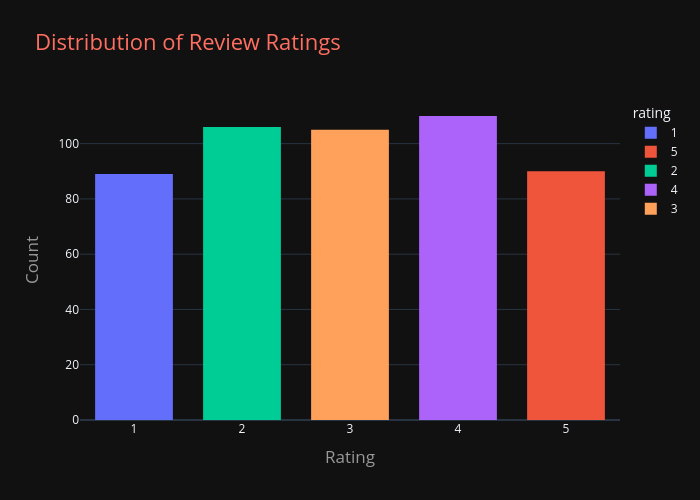

Notebook code cell kept with this figure:
### Markdown cell above
**Things to check**

1. 📊 What is the distribution of review ratings?
2. 👍👎 How many reviews were marked as helpful (above a certain threshold)?
3. 🧭 What are the most common keywords in positive vs. negative reviews?
4. 📆 How has the average rating changed over time?
5. 🌍 How do ratings vary by user location?
6. 🧑💻 Which platform (Web vs Mobile) gets better reviews?
7. ✅❌ 7. Are verified users more satisfied than non-verified ones?
8. 🔠 8. What’s the average length of reviews per rating category?
9. 💬 9. What are the most mentioned words in 1-star reviews?
10. 📱🧪 10. What ChatGPT version received the highest average rating?

### Code cell
#1 What is the distribution of review ratings?
# Bar plot

fig1 = px.histogram(df, x='rating', title='Distribution of Review Ratings', color='rating')

fig1.update_layout(
    width = 700,
    height = 500,
    xaxis_title='Rating',
    yaxis_title='Count',
    bargap=0.2,
    bargroupgap=0.1
)
fig1.update_layout(
    title_font=dict(color='#FF6F61', size=22),  # Title color
    xaxis_title=dict(font = dict(color='#999999', size=17)),
    yaxis_title=dict(font = dict(color='#999999', size=17)),
    template="plotly_dark")
fig1.show()

### Figure 1 — Plotly figure (JSON) as saved in the notebook; plotly's stock layout.template omitted (floating-point values rounded to 4 significant figures)
{"data": [{"bingroup": "x", "hovertemplate": "rating=%{x}<br>count=%{y}<extra></extra>", "legendgroup": "1", "marker": {"color": "#636efa", "pattern": {"shape": ""}}, "name": "1", "orientation": "v", "showlegend": true, "type": "histogram", "x": [1, 1, 1, 1, 1, 1, 1, 1, 1, 1, 1, 1, 1, 1, 1, 1, 1, 1, 1, 1, 1, 1, 1, 1, 1, 1, 1, 1, 1, 1, 1, 1, 1, 1, 1, 1, 1, 1, 1, 1, 1, 1, 1, 1, 1, 1, 1, 1, 1, 1, 1, 1, 1, 1, 1, 1, 1, 1, 1, 1, 1, 1, 1, 1, 1, 1, 1, 1, 1, 1, 1, 1, 1, 1, 1, 1, 1, 1, 1, 1, 1, 1, 1, 1, 1, 1, 1, 1, 1], "xaxis": "x", "yaxis": "y"}, {"bingroup": "x", "hovertemplate": "rating=%{x}<br>count=%{y}<extra></extra>", "legendgroup": "5", "marker": {"color": "#EF553B", "pattern": {"shape": ""}}, "name": "5", "orientation": "v", "showlegend": true, "type": "histogram", "x": [5, 5, 5, 5, 5, 5, 5, 5, 5, 5, 5, 5, 5, 5, 5, 5, 5, 5, 5, 5, 5, 5, 5, 5, 5, 5, 5, 5, 5, 5, 5, 5, 5, 5, 5, 5, 5, 5, 5, 5, 5, 5, 5, 5, 5, 5, 5, 5, 5, 5, 5, 5, 5, 5, 5, 5, 5, 5, 5, 5, 5, 5, 5, 5, 5, 5, 5, 5, 5, 5, 5, 5, 5, 5, 5, 5, 5, 5, 5, 5, 5, 5, 5, 5, 5, 5, 5, 5, 5, 5], "xaxis": "x", "yaxis": "y"}, {"bingroup": "x", "hovertemplate": "rating=%{x}<br>count=%{y}<extra></extra>", "legendgroup": "2", "marker": {"color": "#00cc96", "pattern": {"shape": ""}}, "name": "2", "orientation": "v", "showlegend": true, "type": "histogram", "x": [2, 2, 2, 2, 2, 2, 2, 2, 2, 2, 2, 2, 2, 2, 2, 2, 2, 2, 2, 2, 2, 2, 2, 2, 2, 2, 2, 2, 2, 2, 2, 2, 2, 2, 2, 2, 2, 2, 2, 2, 2, 2, 2, 2, 2, 2, 2, 2, 2, 2, 2, 2, 2, 2, 2, 2, 2, 2, 2, 2, 2, 2, 2, 2, 2, 2, 2, 2, 2, 2, 2, 2, 2, 2, 2, 2, 2, 2, 2, 2, 2, 2, 2, 2, 2, 2, 2, 2, 2, 2, 2, 2, 2, 2, 2, 2, 2, 2, 2, 2, 2, 2, 2, 2, 2, 2], "xaxis": "x", "yaxis": "y"}, {"bingroup": "x", "hovertemplate": "rating=%{x}<br>count=%{y}<extra></extra>", "legendgroup": "4", "marker": {"color": "#ab63fa", "pattern": {"shape": ""}}, "name": "4", "orientation": "v", "showlegend": true, "type": "histogram", "x": [4, 4, 4, 4, 4, 4, 4, 4, 4, 4, 4, 4, 4, 4, 4, 4, 4, 4, 4, 4, 4, 4, 4, 4, 4, 4, 4, 4, 4, 4, 4, 4, 4, 4, 4, 4, 4, 4, 4, 4, 4, 4, 4, 4, 4, 4, 4, 4, 4, 4, 4, 4, 4, 4, 4, 4, 4, 4, 4, 4, 4, 4, 4, 4, 4, 4, 4, 4, 4, 4, 4, 4, 4, 4, 4, 4, 4, 4, 4, 4, 4, 4, 4, 4, 4, 4, 4, 4, 4, 4, 4, 4, 4, 4, 4, 4, 4, 4, 4, 4, 4, 4, 4, 4, 4, 4, 4, 4, 4, 4], "xaxis": "x", "yaxis": "y"}, {"bingroup": "x", "hovertemplate": "rating=%{x}<br>count=%{y}<extra></extra>", "legendgroup": "3", "marker": {"color": "#FFA15A", "pattern": {"shape": ""}}, "name": "3", "orientation": "v", "showlegend": true, "type": "histogram", "x": [3, 3, 3, 3, 3, 3, 3, 3, 3, 3, 3, 3, 3, 3, 3, 3, 3, 3, 3, 3, 3, 3, 3, 3, 3, 3, 3, 3, 3, 3, 3, 3, 3, 3, 3, 3, 3, 3, 3, 3, 3, 3, 3, 3, 3, 3, 3, 3, 3, 3, 3, 3, 3, 3, 3, 3, 3, 3, 3, 3, 3, 3, 3, 3, 3, 3, 3, 3, 3, 3, 3, 3, 3, 3, 3, 3, 3, 3, 3, 3, 3, 3, 3, 3, 3, 3, 3, 3, 3, 3, 3, 3, 3, 3, 3, 3, 3, 3, 3, 3, 3, 3, 3, 3, 3], "xaxis": "x", "yaxis": "y"}], "layout": {"bargap": 0.2, "bargroupgap": 0.1, "barmode": "relative", "height": 500, "legend": {"title": {"text": "rating"}, "tracegroupgap": 0}, "title": {"font": {"color": "#FF6F61", "size": 22}, "text": "Distribution of Review Ratings"}, "width": 700, "xaxis": {"anchor": "y", "categoryarray": [1, 5, 2, 4, 3], "categoryorder": "array", "domain": [0, 1], "title": {"font": {"color": "#999999", "size": 17}, "text": "Rating"}}, "yaxis": {"anchor": "x", "domain": [0, 1], "title": {"font": {"color": "#999999", "size": 17}, "text": "Count"}}}}
